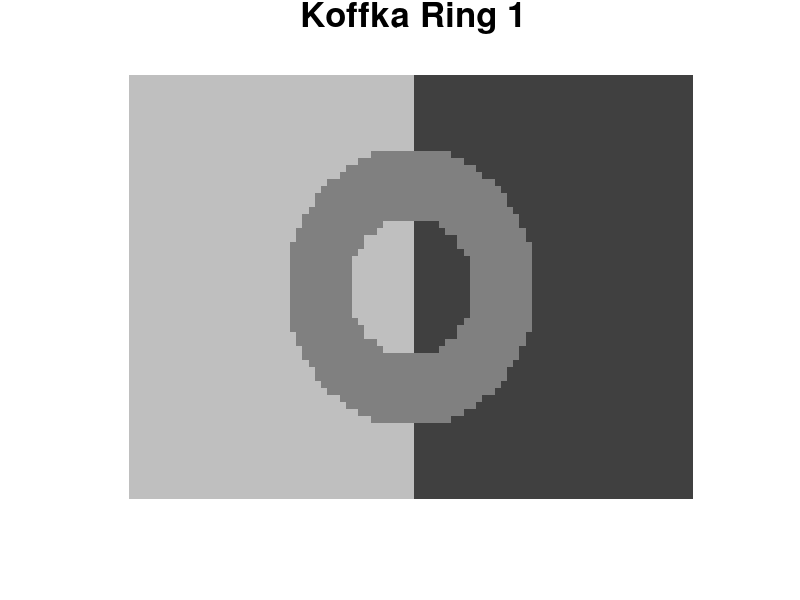
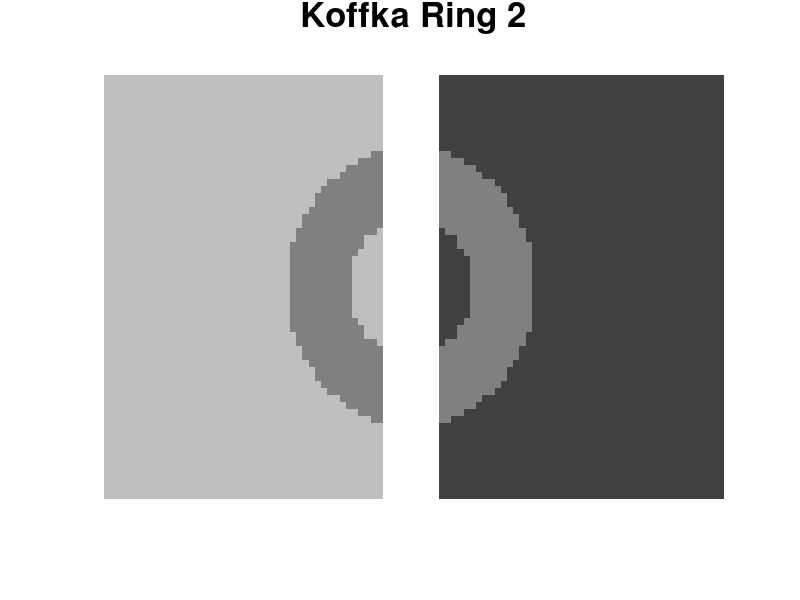
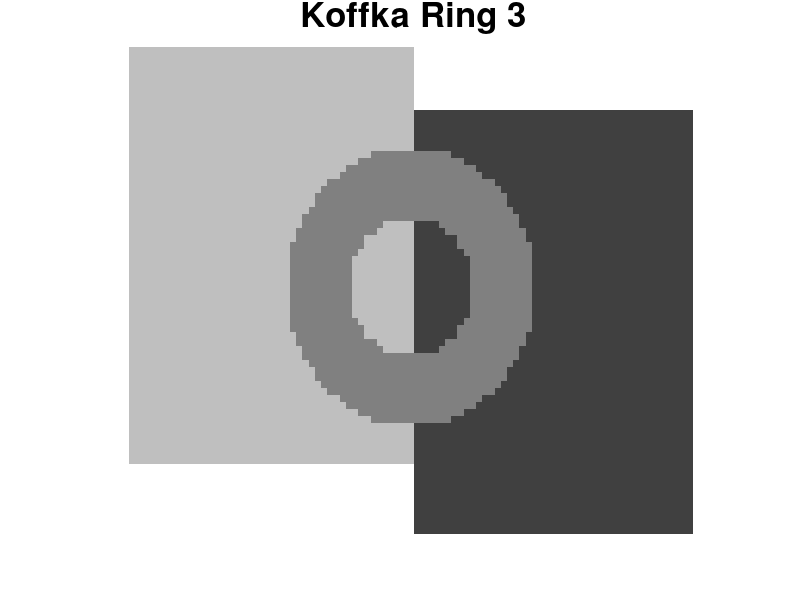

Recreate these plots in MATLAB, in order. (Note: this script raises an error after producing the figures.)
 % Create a logical image of a ring with specified
% inner diameter, outer diameter center, and image size.
% First create the image.

close all
clear all
imageSizeX = 100;
imageSizeY = 70;
[columnsInImage, rowsInImage] = meshgrid(1:imageSizeX, 1:imageSizeY);


% Next create the circle in the image.
centerX = imageSizeX/2;
centerY = imageSizeY/2;
innerRadius = 10;
outerRadius = 20;
array2D = (rowsInImage - centerY).^2 + (columnsInImage - centerX).^2;

koffka = array2D;

% generate figure 1
koffka1=koffka;

% generate a border
koffka1([1:5 65:70], :) = 1;
koffka1(:, [1:5 95:100]) = 1;

for r=5:65;
    for c = 5:50;
        if koffka(r,c) >= outerRadius.^2 % left outside of ring
            koffka1(r, c) = 2;
        elseif koffka(r,c)< innerRadius.^2 %left inside of ring
            koffka1(r, c) = 2;
        elseif koffka(r, c) >= innerRadius.^2 && koffka(r,c) <= outerRadius.^2 %ring
            koffka1(r, c) = 3;      
        end
    end
end

for r=5:65;
    for c = 51:95;
        if koffka(r,c) >= outerRadius.^2 % left outside of ring
            koffka1(r, c) = 4;
        elseif koffka(r,c)< innerRadius.^2 %left inside of ring
            koffka1(r, c) = 4;
        elseif koffka(r, c) >= innerRadius.^2 && koffka(r,c) <= outerRadius.^2 %ring
            koffka1(r, c) = 3;      
        end
    end
end



figure(1);
image(koffka1) ;
title('Koffka Ring 1', 'FontSize', 25);
colormap([1 1 1; 0.75 0.75 0.75; 0.5 0.5 0.5; 0.25 0.25 0.25]);
axis off


% generate figure 2
koffka2=koffka;

% generate a border
koffka2([1:5 65:70], :) = 1;
koffka2(:, [45:55]) = 1;

for r=5:65;
    for c = 1:45;
        if koffka(r,c) >= outerRadius.^2 % left outside of ring
            koffka2(r, c) = 2;
        elseif koffka(r,c)< innerRadius.^2 %left inside of ring
            koffka2(r, c) = 2;
        elseif koffka(r, c) >= innerRadius.^2 && koffka(r,c) <= outerRadius.^2 %ring
            koffka2(r, c) = 3;      
        end
    end
end

for r=5:65;
    for c = 55:100;
        if koffka(r,c) >= outerRadius.^2 % left outside of ring
            koffka2(r, c) = 4;
        elseif koffka(r,c)< innerRadius.^2 %left inside of ring
            koffka2(r, c) = 4;
        elseif koffka(r, c) >= innerRadius.^2 && koffka(r,c) <= outerRadius.^2 %ring
            koffka2(r, c) = 3;      
        end
    end
end



figure(2);
image(koffka2) ;
title('Koffka Ring 2', 'FontSize', 25);
colormap([1 1 1; 0.75 0.75 0.75; 0.5 0.5 0.5; 0.25 0.25 0.25]);
axis off

% generate figure 3 - I CAN'T FIGURE OUT HOW TO MOVE THE HALFS OF THE -
% MAYBE USE CIRCSHIFT!!!
% CIRCLE

koffka3=koffka;

% generate a border
koffka3(60:70, 5:50) = 1;
koffka3(1:10, 51:95) = 1;
koffka3(:, [1:5 95:100]) = 1;


for r=1:60;
    for c = 5:50;
        if koffka(r,c) >= outerRadius.^2 % left outside of ring
            koffka3(r, c) = 2;
        elseif koffka(r,c)< innerRadius.^2 %left inside of ring
            koffka3(r, c) = 2;
        elseif koffka(r, c) >= innerRadius.^2 && koffka(r,c) <= outerRadius.^2 %ring
            koffka3(r, c) = 3;      
        end
    end
end

for r=10:70;
    for c = 51:95;
        if koffka(r,c) >= outerRadius.^2 % left outside of ring
            koffka3(r, c) = 4;
        elseif koffka(r,c)< innerRadius.^2 %left inside of ring
            koffka3(r, c) = 4;
        elseif koffka(r, c) >= innerRadius.^2 && koffka(r,c) <= outerRadius.^2 %ring
            koffka3(r, c) = 3;      
        end
    end
end



figure(3);
image(koffka3) ;
title('Koffka Ring 3', 'FontSize', 25);
colormap([1 1 1; 0.75 0.75 0.75; 0.5 0.5 0.5; 0.25 0.25 0.25]);
axis off

%% Q 6.2 FUNKYSTIM

%figure 4
% create mesh 
n = 701; % size of the nxn image of a Gaussian 
nseg=6; % number of segments' 
radius=.7; % radius of the aperture 
[X,Y] = meshgrid(linspace(-1,1,n));

% create circular pattern 
theta = atan2(Y,X)./pi; 
theta=mod(theta*nseg, 1);
%create outside segment pattern
thetaO = atan2(Y,X)./pi; 
thetaO=mod(thetaO*nseg, 1);
thetaO=max(thetaO(:))-thetaO;

% create aperture 
radiusimage = sqrt(X.^2+Y.^2); 
aperture=NaN(size(radiusimage));
illusion=NaN(size(radiusimage));

aperture(radiusimage<radius)=2;
aperture(radiusimage>=radius)=1;
illusion1=theta.*aperture; 
apertureO(radiusimage>=radius)=2; 
apertureO(radiusimage<radius)=1;
illusion2 = thetaO.*apertureO;
illusion=illusion1+illusion2;

figure(4);
imagesc(illusion); 
axis square 
axis off 
colormap(gray(256)) 


%figure 5 - offset funkypattern

illusion3 = circshift(illusion2, [-4 -4]); % this is not quite right BUT I THINK I CAN USE CIRCSHIFT TO MAKE THIS WORK
illusion4=illusion1+illusion3;




figure(5);
imagesc(illusion4); 
axis square 
axis off 
colormap(gray(256)) 
